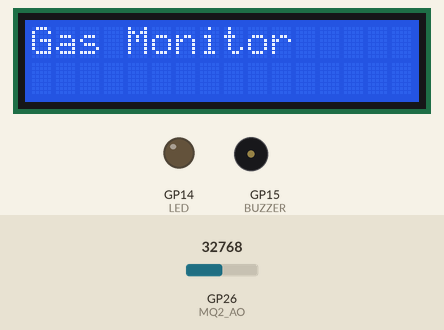
A program run on a simulated Raspberry Pi Pico running MicroPython. Parts: 16×2 character LCD, output pins drawn as LEDs (lit = HIGH), buzzer (waves = sounding, pin HIGH). The inputs (shaded band) are chosen by the test bench; at power-on: GP26 (MQ2_AO) = 32768 (analog values on the 0–65535 scale). Library files of the repository ran but are not shown: lcd_api.py, i2c_lcd.py.

Above: at 0.4 s.
At 2.8 s:
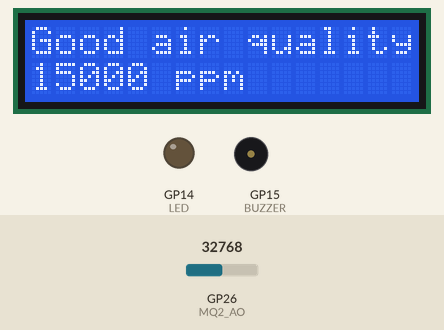
3.6 s: GP26 (MQ2_AO) set to 53808
At 4.9 s:
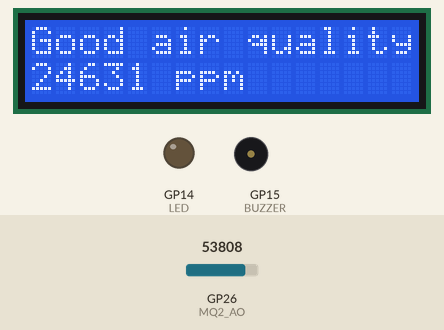
6.0 s: GP26 (MQ2_AO) set to 55216
At 7.6 s:
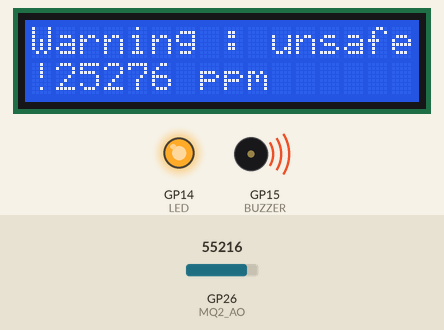
9.6 s: GP26 (MQ2_AO) set to 45874
At 10.4 s:
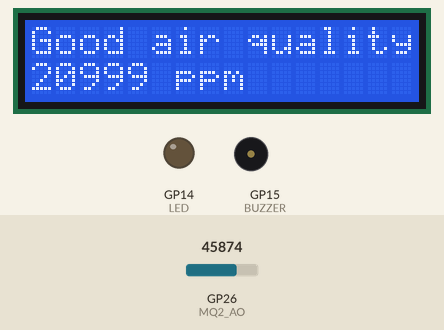
Timing chart, 0 to 12.6 s (numbered marks = the images above; inputs shaded):
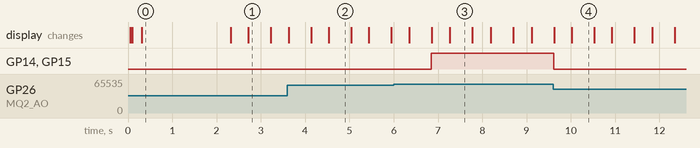

The program:

Main.py
```python
from machine import Pin, ADC, I2C
import utime
from lcd_api import LcdApi
from i2c_lcd import I2cLcd

# -------------------- Pins --------------------
MQ2_AO = ADC(26)

BUZZER = Pin(15, Pin.OUT)
LED = Pin(14, Pin.OUT)       # LED indicator for UNSAFE

# LCD I2C
i2c = I2C(0, scl=Pin(1), sda=Pin(0), freq=10000)
lcd = I2cLcd(i2c, 0x27, 2, 16)

# -------------------- Gas Detection --------------------
ALARM_PPM = 25000 # Unsafe threshold

def read_gas_voltage():
    raw = MQ2_AO.read_u16()
    voltage = (raw / 65535) * 3.3 * 1.5  # scale to ~0-5V
    return voltage

def voltage_to_ppm(voltage):
    ppm = int((voltage / 3.3) * 20000)  # scale 0–3.3V to 0–20000 ppm approx.
    return ppm

# -------------------- Main Loop --------------------
lcd.clear()
lcd.putstr("Gas Monitor ")
utime.sleep(2)

while True:
    gas_voltage = read_gas_voltage()
    ppm = voltage_to_ppm(gas_voltage)

    if ppm > ALARM_PPM:
        status = "Warning : unsafe!"
        BUZZER.value(1)
        LED.value(1)
    else:
        status = "Good air quality"
        BUZZER.value(0)
        LED.value(0)

    # LCD display: line1 = status, line2 = ppm
    lcd.clear()
    lcd.putstr("{}\n{} ppm".format(status, ppm))

    utime.sleep(0.5)
```

Measured:
- the behaviour switches between 54608 and 54624 on GP26 (MQ2_AO) (found by bisection; images 2 and 3)
- after the input at 6.0 s, GP14 (LED), GP15 (BUZZER): LOW → HIGH after 0.85 s; the display: first differs from a run without the input after 1.3 s (image 3)
- after the input at 9.6 s, GP14 (LED), GP15 (BUZZER): HIGH → LOW at once; the display: first differs from a run without the input after 0.42 s (image 4)
- what the display in image 0 shows lasts 2.0 s, from 0.3 s to 2.3 s
- what the display in image 1 shows lasts 0.5 s, from 2.7 s to 3.2 s
